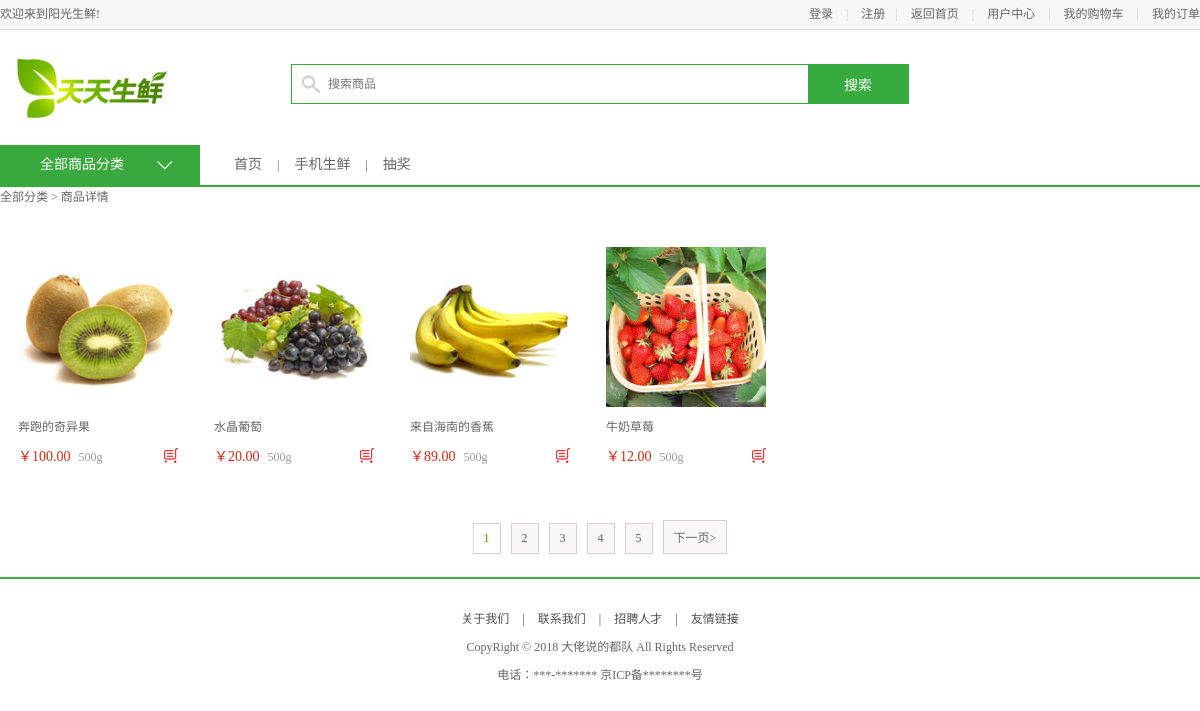
The page /search/ on the database as committed earlier.
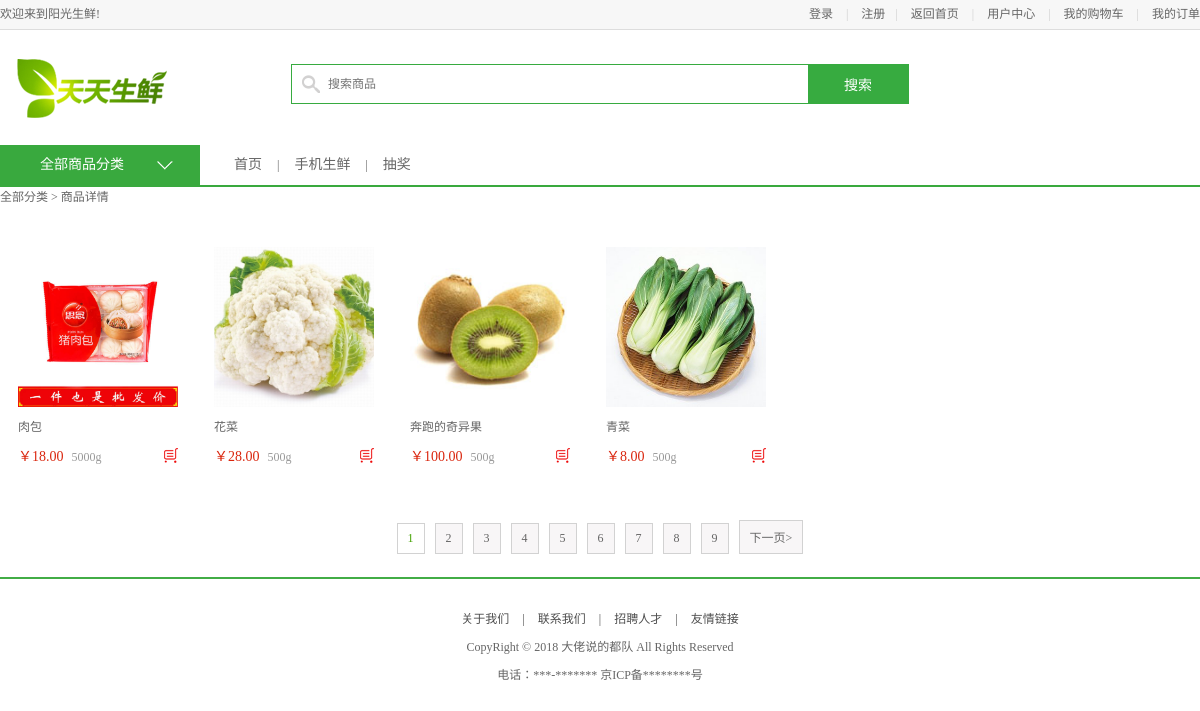
The same page on the database as committed later.
### apps/df_goods/models.py (models this page shows, shortened)
class GoodsInfo(models.Model):
    isDelete = models.BooleanField(default=False)  # 逻辑删除
    gtitle = models.CharField(max_length=20, verbose_name="商品名称", unique=True)
    gpic = models.ImageField(verbose_name='商品图片', upload_to='df_goods/image/%Y/%m', null=True, blank=True)  # 商品图片
    gprice = models.DecimalField(max_digits=5, decimal_places=2, verbose_name="商品价格")  # 商品价格小数位为两位，整数位为3位
    gunit = models.CharField(max_length=20, default='500g', verbose_name="单位重量")
    gclick = models.IntegerField(verbose_name="点击量", default=0, null=False)
    gjianjie = models.CharField(max_length=200, verbose_name="简介")
    gkucun = models.IntegerField(verbose_name="库存", default=0)
    gcontent = HTMLField(max_length=200, verbose_name="详情")
    gtype = models.ForeignKey(TypeInfo, on_delete=models.CASCADE, verbose_name="分类")  # 外键关联TypeInfo表
    class Meta:
        verbose_name = "商品"
        verbose_name_plural = verbose_name

### apps/df_goods/views.py (the view)
# urls.py: url(r'^search/', views.ordinary_search, name="ordinary_search"),  # 全文检索
def ordinary_search(request):
    from django.db.models import Q
    search_keywords = request.GET.get('q', '')
    pindex = request.GET.get('pindex', 1)
    search_status = 1
    cart_num, guest_cart = 0, 0
    try:
        user_id = request.session['user_id']
    except:
        user_id = None
    if user_id:
        guest_cart = 1
        cart_num = CartInfo.objects.filter(user_id=int(user_id)).count()
    goods_list = GoodsInfo.objects.filter(
        Q(gtitle__icontains=search_keywords) |
        Q(gcontent__icontains=search_keywords) |
        Q(gjianjie__icontains=search_keywords)).order_by("gclick")
    if goods_list.count() == 0:
        search_status = 0
        goods_list = GoodsInfo.objects.all().order_by("gclick")[:4]
    paginator = Paginator(goods_list, 4)
    page = paginator.page(int(pindex))
    context = {
        'title': '搜索列表',
        'search_status': search_status,
        'guest_cart': guest_cart,
        'cart_num': cart_num,
        'page': page,
        'paginator': paginator,
    }
    return render(request, 'df_goods/ordinary_search.html', context)

### templates/df_goods/ordinary_search.html (shortened to what this page needs)
{% extends 'base.html' %}
{% load staticfiles %}
{% block center_body %}
    <div class="navbar_con">
		<div class="navbar clearfix">
			<div class="subnav_con fl">
				<h1>全部商品分类</h1>
				<span></span>
			</div>
			<ul class="navlist fl">
				<li><a href="{% url "df_goods:index" %}">首页</a></li>
				<li class="interval">|</li>
				<li><a href="">手机生鲜</a></li>
				<li class="interval">|</li>
				<li><a href="{% url "df_goods:coupon" %}">抽奖</a></li>
			</ul>
		</div>
	</div>
	<div class="breadcrumb">
		全部分类
        > 商品详情
	</div>
    <div class="main_wrap clearfix">
        <ul class="goods_type_list clearfix">
            {%  for item in page %}
            <li>
                <a href="/{{ item.id }}/"><img src="{{ MEDIA_URL }}{{ item.gpic }}"></a>
                <h4><a href="/{{ item.id }}/">{{ item.gtitle }}</a></h4>
                <div class="operate">
                    <span class="prize">￥{{ item.gprice }}</span>
                    <span class="unit">{{ item.gunit }}</span>
                    <a href="/cart/add{{ item.id }}_1/" class="add_goods" title="加入购物车"></a>
                </div>
            </li>
            {% endfor %}
        </ul>
        <div class="pagenation">
            {% for pindex in paginator.page_range %}
                {% if pindex == page.number %}
                    <a href="#" class="active">{{ pindex }}</a>
                {% else %}
                    <a href="{% url "df_user:ordinary_search" %}?q={{ query }}&amp;page={{ pindex }}">{{ pindex }}</a>
                {% endif %}
            {% endfor %}
            {% if page.has_next %}
                <a href="{% url "df_user:ordinary_search" %}?q={{ query }}&amp;page={{ page.next_page_number }}">下一页></a>
            {% endif %}
        </div>
    </div>
{% endblock center_body %}

Rows that differ between the two databases and show on the page:
no longer on this page (row unchanged): GoodsInfo: gpic (picture), gtitle "水晶葡萄", gprice "20.00", gunit "500g"
no longer on this page (row edited): GoodsInfo: gpic (picture), gtitle "来自海南的香蕉", gprice "89.00", gunit "500g"
no longer on this page (row edited): GoodsInfo: gpic (picture), gtitle "牛奶草莓", gprice "12.00", gunit "500g"
added GoodsInfo: gpic (picture), gtitle "肉包", gprice "18.00", gunit "5000g"
added GoodsInfo: gpic (picture), gtitle "花菜", gprice "28.00", gunit "500g"
added GoodsInfo: gpic (picture), gtitle "青菜", gprice "8.00", gunit "500g"
Other text that changed with them:
new list line: "6"
new list line: "7"
new list line: "8"
new list line: "9"
